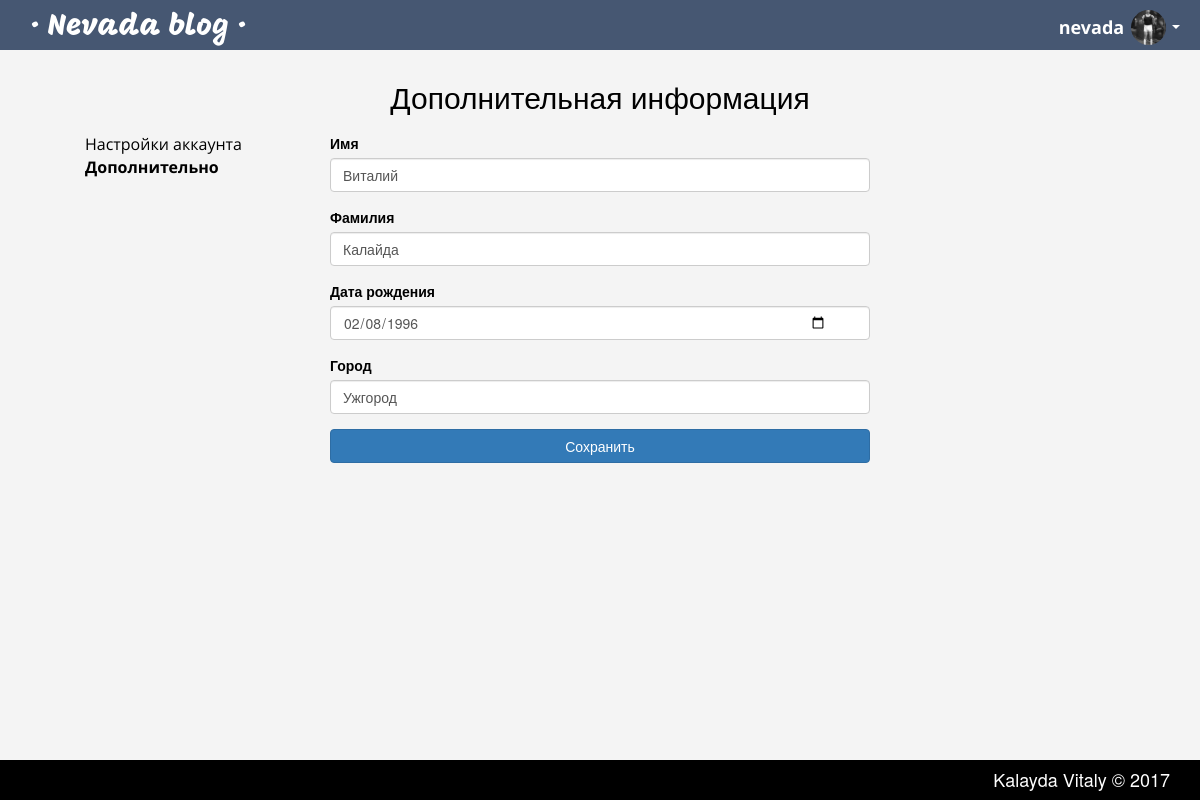
The app's page /profile/edit (signed in) with its own data.
### tables this page shows
CREATE TABLE `users_profiles` (
  `user_id` int(11) UNSIGNED NOT NULL,
  `email` varchar(50) DEFAULT NULL,
  `first_name` varchar(50) DEFAULT NULL,
  `last_name` varchar(50) DEFAULT NULL,
  `birth_day` date DEFAULT NULL,
  `city` varchar(50) DEFAULT NULL,
  `avatar` varchar(255) NOT NULL,
  `last_activity` timestamp NULL DEFAULT NULL
);

CREATE TABLE `users` (
  `id` int(11) UNSIGNED NOT NULL,
  `username` varchar(50) NOT NULL,
  `password` varchar(255) NOT NULL,
  `salt` varchar(64) NOT NULL,
  `role_id` int(11) UNSIGNED NOT NULL DEFAULT '1',
  `created_at` timestamp NOT NULL DEFAULT CURRENT_TIMESTAMP,
  `del_flag` tinyint(1) UNSIGNED NOT NULL DEFAULT '0'
);

### app/controllers/ProfileController.php (called while the page is built, shortened)
<?php
class ProfileController extends Controller {
	public function editAction() {
		$userModel = new User;
		$profileInfo = $userModel->data();
		return $this->view->render('main', 'user/edit', ['profileInfo' => $profileInfo]);
	}
}

### index.php (called while the page is built, shortened)
<?php
$app = new Router;

### app/libs/Database/QueryBuilder.php (called while the page is built, shortened)
<?php
class QueryBuilder {
	public $db;
	private static $_instance = null;
	public static function getInstance() {
		if(is_null(self::$_instance))
		{
			self::$_instance = new self();
		}
		return self::$_instance;
	}
	private function __construct() {
		$this->db = new Connector;
	}
	private function query($sql, $values = []) {
		if ($query = $this->db->prepare($sql)) {
			if (!empty($values)) {
				$values = array_values($values);
				if (count($values)) {
					$x = 1;
					foreach ($values as $param) {
						$query->bindValue($x, $param);
						$x++;
					}
				}
			}
			if ($query->execute()) {
				$queryWord = explode(' ', $sql)[0];
				if ($queryWord == 'SELECT') {
					if ($query->rowCount()) {
						return $query->fetchAll(\PDO::FETCH_OBJ);
					}
				} else if ($queryWord == 'INSERT') {
					return $this->db->lastInsertId();
				} else {
					return true;
				}
			}
		}
		return false;
	}
	private function prequery($action, $table, $parameters = []) {
		if ($parameters) {
			$fieldsArray = array_filter(array_keys($parameters), function($k) {return !is_int($k);});
			$valuesArray = array_values($parameters);
			$where = [];
			foreach($fieldsArray as $field) {
				$where[] = "{$field} = ?";
			}
			$where = implode(' AND ', $where);
		}
		$act = explode(' ', $action)[0];
		if ($act == 'SELECT' || $act == 'DELETE') {
			$sql = "{$action} FROM {$table}";
		} else if ($act == 'UPDATE') {
			$sql = "{$action}";
		}
		if (isset($where)) {
			$sql .= " WHERE {$where}";
		}
		if (isset($valuesArray)) {
			return $this->query($sql, $valuesArray);
		} else {
			return $this->query($sql);
		}
	}
	public function sql($sql, $fields = null) {
		$query = $this->db->prepare($sql);
		$query->execute($fields);
		if (explode(' ', $sql)[0] == 'SELECT') {
			if ($query->rowCount()) {
				return $query->fetchAll(\PDO::FETCH_OBJ);
			}
		} else {
			return true;
		}
	}
	public function update($table, $set, $parameters) {
		if ($table && $set && $parameters) {
			$setFields = [];
			$setValues = [];
			foreach ($set as $field => $value) {
				$setFields[] = "{$field} = ?";
				$setValues[] = $value;
			}
			$parameters = array_merge($setValues, $parameters);
			$set = implode(', ', $setFields);
			$action = "UPDATE {$table} SET {$set}";
			return $this->prequery($action, $table, $parameters);
		}
	}
}

### app/helpers/Config.php (called while the page is built)
<?php
class Config {
	public static function get($path = null) {
		if ($path) {
			$config = $GLOBALS['config'];
			$path = explode('/', $path);
			foreach ($path as $bit) {
				if (isset($config[$bit])) {
					$config = $config[$bit];
				}
			}
			return $config;
		}
	return false;
	}
}

### app/helpers/Cookie.php (called while the page is built, shortened)
<?php
class Cookie {
	public static function exists($name) {
		return (isset($_COOKIE[$name])) ? true : false;
	}
}

### app/helpers/Session.php (called while the page is built, shortened)
<?php
class Session {
	public static function exists($name) {
		return (isset($_SESSION[$name])) ? true : false;
	}
	public static function get($name) {
		return $_SESSION[$name];
	}
}

### app/models/User.php (called while the page is built, shortened)
<?php
class User extends Model {
	public function __construct() {
		if (Session::exists(Config::get('session/userId'))) {
			$user = Session::get(Config::get('session/userId'));
			if ($this->get($user)) {
				$this->updateLastActivity($user);
			} else {
				$this->logout();
			}
		}
	}
	public function get($user = null) {
		if ($user) {
			$field = (is_numeric($user)) ? 'id' : 'username';
			$sql = "SELECT * FROM `users`
			LEFT JOIN `users_profiles` ON users_profiles.user_id = users.id
			WHERE users.{$field} = '{$user}'";
			$data = $this->db->sql($sql)[0];
			if ($data) {
				return $this;
			}
		}
		return false;
	}
	public function updateLastActivity($id) {
		return $this->db->update('users_profiles', ['last_activity' => date('Y-m-d H:i:s')], ['user_id' => $id]);
	}
}

### app/libs/Model.php (called while the page is built, shortened)
<?php
class Model {
	public function __construct() {
		$this->db = QueryBuilder::getInstance();
	}
}

### app/libs/Database/Connector.php (called while the page is built, shortened)
<?php
class Connector extends \PDO {
	public function __construct() {
		$dsn = 	Config::get('database/DB_TYPE') . ":" .
		"host=" . Config::get('database/DB_HOST') .	";" .
		"dbname=" . Config::get('database/DB_NAME');
		$username = Config::get('database/username');
		$password = Config::get('database/password');
	}
}
?>

### app/helpers/Input.php (called while the page is built, shortened)
<?php
class Input {
	public static function exists($name = null) {
		if (!empty($name)) {
			return (!empty($_POST[$name])) ? true : false;
		} else {
			return (!empty($_POST)) ? true : false;
		}
	}
}

### app/views/user/edit.php (the view, shortened to what this page needs)
<section>
	<div class="container">
		<h2 style="margin-bottom: 20px" class="text-center">Дополнительная информация</h2>
		<?php require Config::get('path/views') . '/templates/parts/edit-profile-aside.php'; ?>
		<div class="col-md-6">
			<form method="post" enctype="multipart/form-data">
				<div class="form-group has-feedback <?php if(isset($errors['first_name'])) {echo 'has-error';} else if(Input::exists('first_name')) {echo 'has-success';}?>">
					<label class="control-label">Имя</label>
					<input type="text" class="form-control" name="first_name" placeholder="Имя..." value="<?php if (Input::exists('first_name')) {echo Input::get('first_name', true);} else { echo $profileInfo->first_name;} ?>">
				</div>
				<div class="form-group has-feedback <?php if(isset($errors['last_name'])) {echo 'has-error';} else if(Input::exists('last_name')) {echo 'has-success';}?>">
					<label class="control-label">Фамилия</label>
					<input type="text" class="form-control" name="last_name" placeholder="Фамилия..." value="<?php if (Input::exists('last_name')) {echo Input::get('last_name', true);} else { echo $profileInfo->last_name;} ?>">
				</div>
				<div class="form-group has-feedback <?php if(isset($errors['birthday'])) { echo 'has-error';}?>">
					<label class="control-label">Дата рождения</label>
					<input type="date" name="birthday" class="form-control" value="<?php echo $profileInfo->birth_day; ?>">
				</div>
				<div class="form-group has-feedback <?php if(isset($errors['city'])) { echo 'has-error';}?>">
					<label class="control-label">Город</label>
					<input type="text" name="city" class="form-control" placeholder="Город..." value="<?php echo $profileInfo->city; ?>">
				</div>
				<input type="submit" name="save" class="btn btn-primary save-button" value="Сохранить">
			</form>
		</div>
	</div>
</section>

### app/views/templates/main.php (shortened to what this page needs)
<?php
$user = new User;
?>
<!DOCTYPE html>
<html lang="ru">
<head>
    <link rel="stylesheet" href="/public/libs/bootstrap/bootstrap.min.css" />
    <link rel="stylesheet" href="http://netdna.bootstrapcdn.com/font-awesome/4.0.3/css/font-awesome.css">
    <link rel="stylesheet" href="/public/css/style.css">
</head>
<body>
    <div class="wrapper">
        <div class="page">
            <header>
                <div class="header-top clearfix">
                    <div class="container">
                        <div class="logo pull-left">
                            <h1><a title="Home page" href="/">&middot; Nevada blog &middot;</a></h1>
                        </div>
                        <div class="pull-right">
                            <?php if (!$user->isLoggedIn()): ?>
                                <nav class="nav auth-buttons pull-right">
                                    <ul>
                                        <li><a href="/auth/login" class="button">Вход</a></li>
                                        <li><a href="/auth/register" class="button">Регистрация</a></li>
                                    </ul>
                                </nav>
                            <?php else: ?>
                                <ul class="nav navbar-nav navbar-right">
                                    <li class="dropdown user-block">
                                        <a href="/profile" class="dropdown-toggle top-profile-button" data-toggle="dropdown" role="button" aria-haspopup="true" aria-expanded="false">
                                           <span class="top-username"><?= $user->data()->username; ?></span>
                                           <div class="top-image-wrap" style="background-image: url('/<?=$user->data()->avatar;?>')"></div>
                                           <span class="caret"></span></a>
                                    </li>
                                </ul>
                            <?php endif; ?>
                        </div>
                    </div>
                </div>
            </header>
            <?php require_once Config::get('path/views') . '/' . $contentPage . '.php';  ?>
        </div>
        <footer>
            <div class="container">
                <h4 class="text-right">Kalayda Vitaly &copy; 2017</h4>
            </div>
        </footer>
    </div>
</body>
</html>

### public/css/style.css (style rules this page uses)
:root { margin: 0; padding: 0; height: 100%; font-size: 20px; font-family: 'Open Sans'; }
body { font: 'Open Sans', Arial, Tahoma, sans-serif; width: 100%; height: 100%; color: black; background: #f4f4f4; }
.wrapper { display: flex; flex-direction: column; height: 100%; }
.page { flex: 1 0 auto; }
footer { margin-top: 30px; display: block; line-height: 50px; background-color: black; flex: 0 0 auto; color: white; }
a { color: black; }
.header-top { height: 50px; line-height: 50px; text-align: center; background: #465772; margin-bottom: 10px; }
.logo h1 { height: 50px; margin: 0; }
.logo a { color: white; font-size: 30px; font-family: 'Mogra'; font-weight: 300; line-height: 50px; height: 50px; }
.caret { border-top-color: white; }
.header-top .top-profile-button { height: 50px; line-height: 50px; background: none; padding: 0 5px; vertical-align: initial; -webkit-border-radius: 0; border-radius: 0; }
.top-username { font-family: 'Open Sans'; margin-right: 3px; vertical-align: middle; color: #fff; font-size: 18px; font-weight: 700; }
.top-image-wrap { display: inline-block; vertical-align: middle; width: 35px; -webkit-border-radius: 100%; border-radius: 100%; height: 35px; text-align: center; background-position: center center; background-size: cover; }
.save-button { width: 100%; margin: 0 auto; }

### records on screen
users_profiles: user_id.username "nevada", avatar (picture), first_name "Виталий", last_name "Калайда", birthday "02/08/1996", city "Ужгород"
